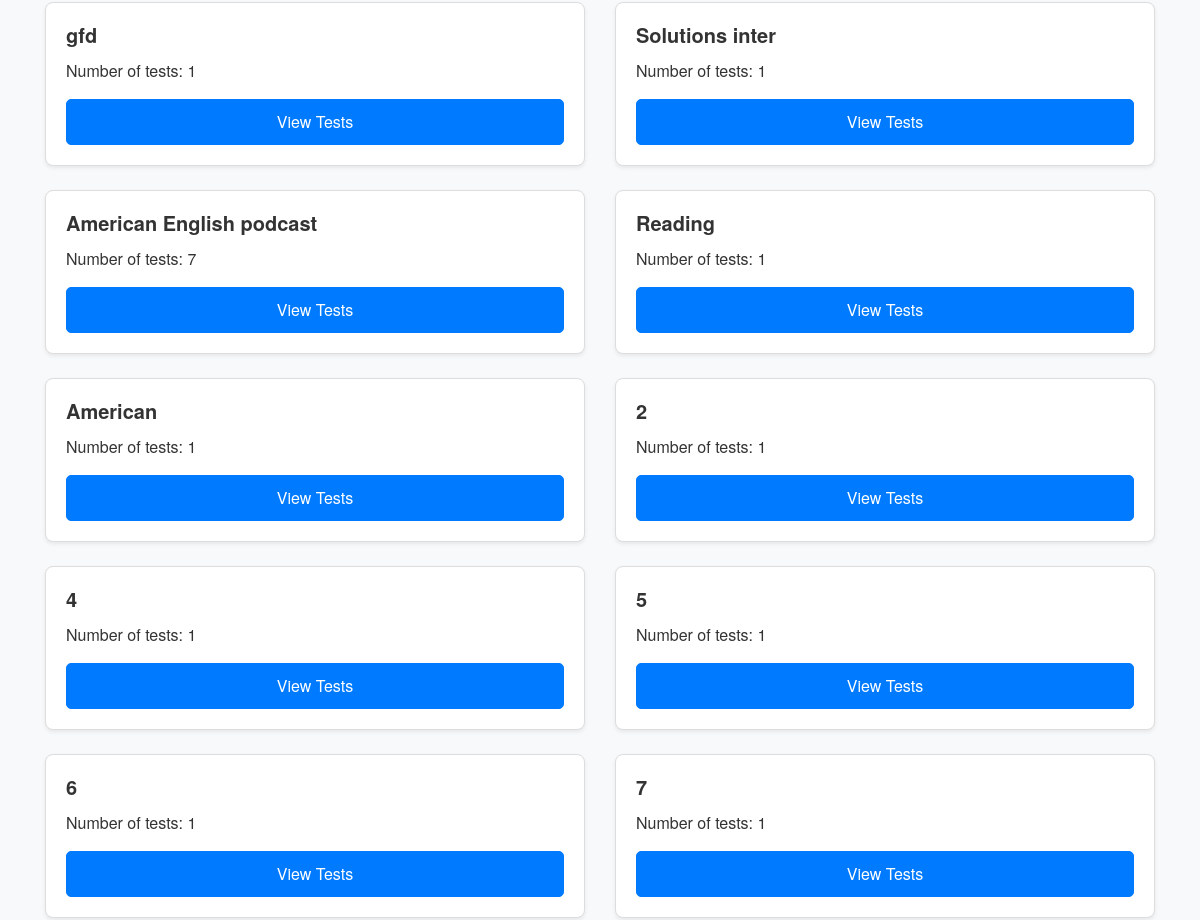
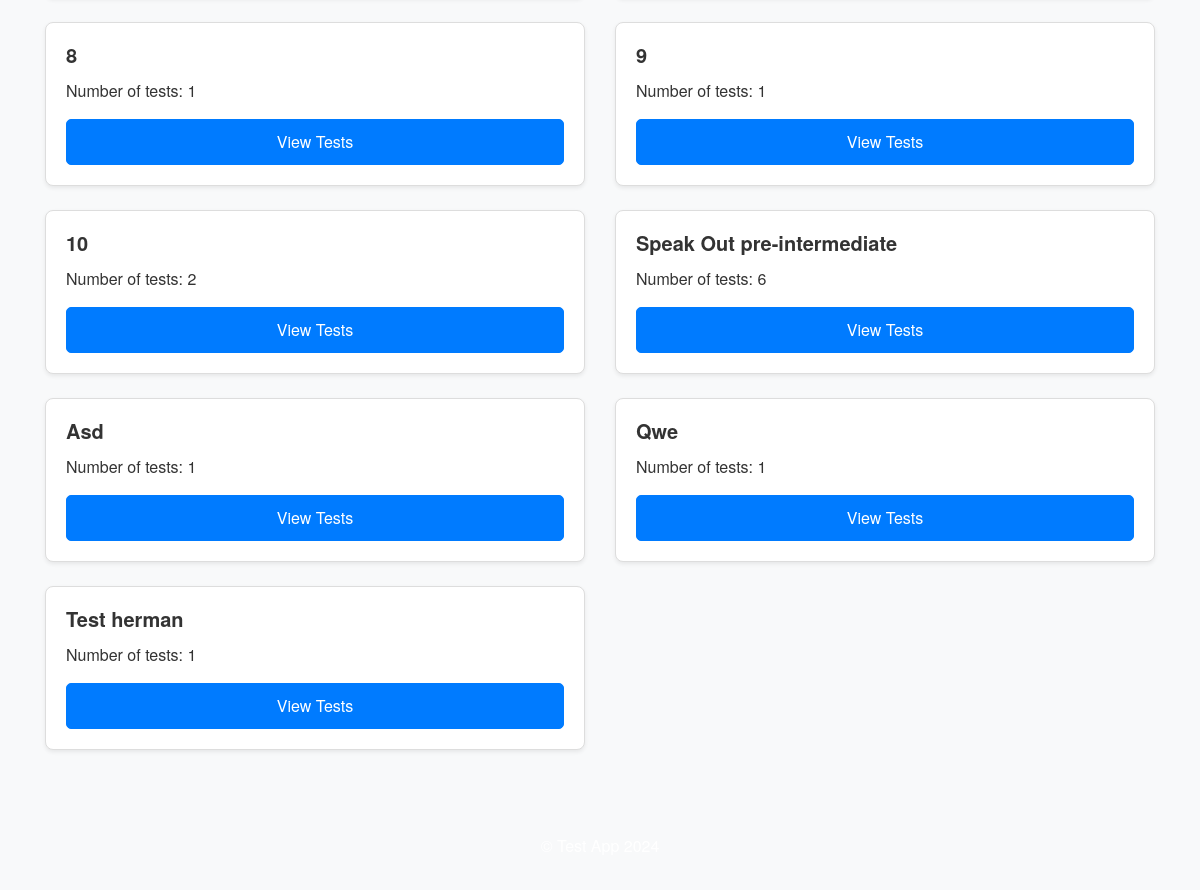
Before: / (lower part) with the older database file (2 pictures, top to bottom).
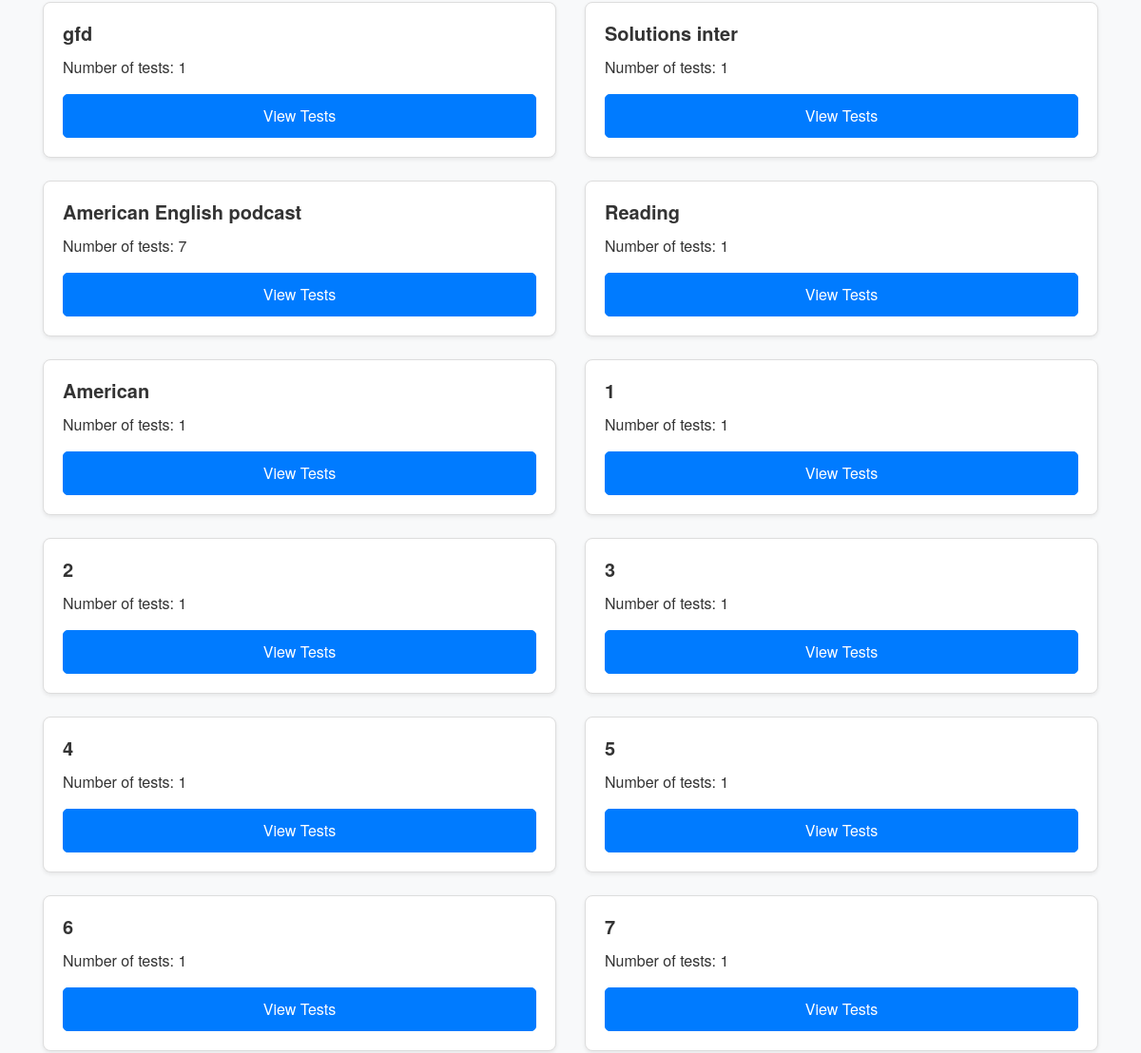
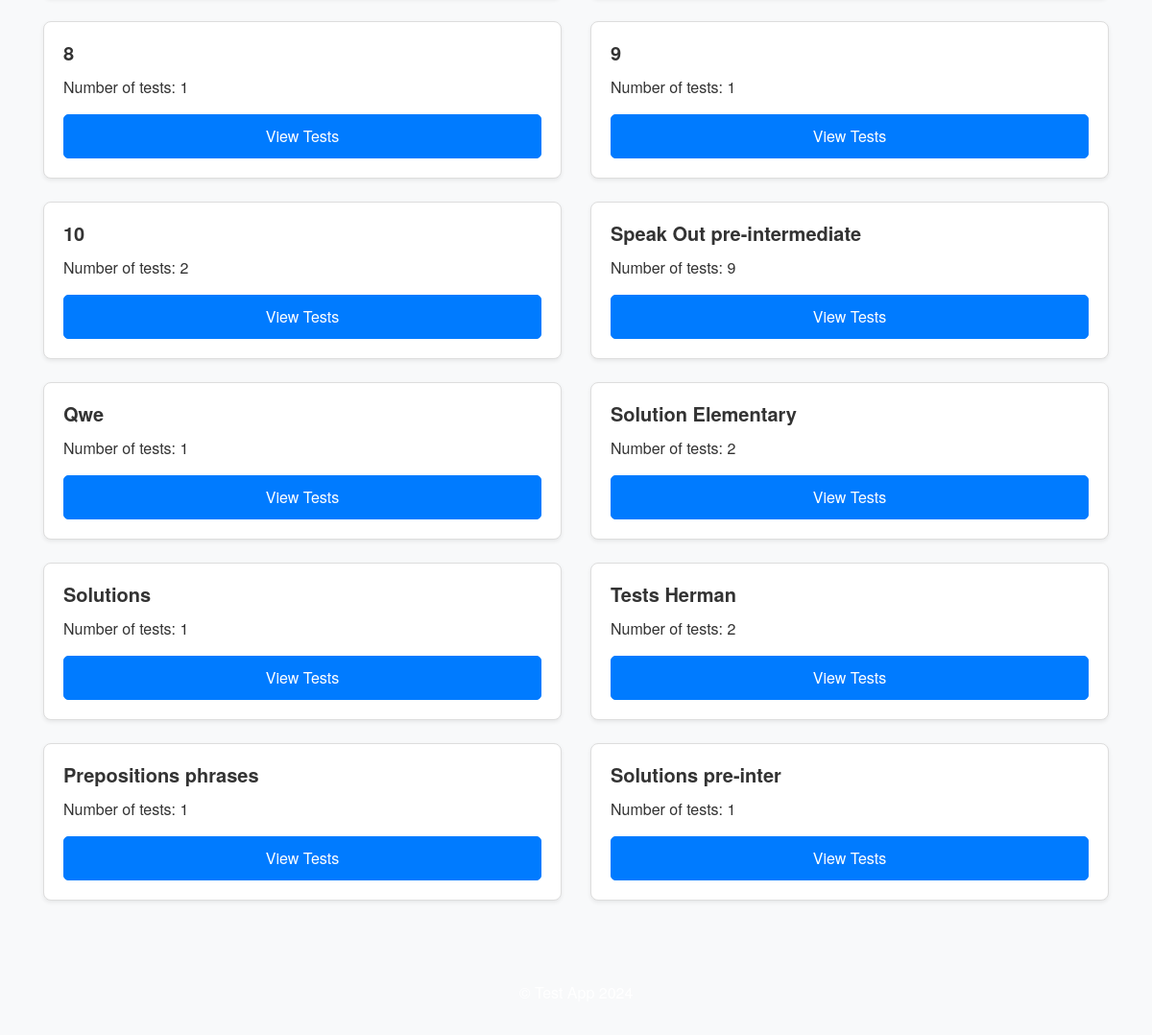
After: the same page with the newer database file (2 pictures, top to bottom).
### app/models.py (models this page shows)
class Book(db.Model):
    __tablename__ = 'book'  # Explicitly specify table name
    id = db.Column(db.Integer, primary_key=True)
    title = db.Column(db.String(150), nullable=False)
    tests = db.relationship(
        'Test',
        backref='book',
        lazy=True,
        cascade='all, delete-orphan'
    )

### app/routes/main.py (the view)
@main_bp.route('/')
def index():
    books = Book.query.all()
    return render_template('main/index.html', books=books)

### app/templates/main/index.html (shortened to what this page needs)
{% extends "layouts/base.html" %}
{% block content %}
  <div class="row">
    {% for book in books %}
      <div class="col-12 col-md-6 mb-4">
        <div class="card h-100 shadow-sm">
          <div class="card-body">
            <h5 class="card-title">{{ book.title }}</h5>
            <p class="card-text">Number of tests: {{ book.tests|length }}</p>
            <a href="{{ url_for('main.book_tests', book_id=book.id) }}" class="btn btn-primary btn-block">View Tests</a>
          </div>
        </div>
      </div>
    {% else %}
      <p class="text-center">No books available.</p>
    {% endfor %}
  </div>
{% endblock %}

### app/templates/layouts/base.html (shortened to what this page needs)
<!DOCTYPE html>
<html lang="en">
<head>
  <link rel="stylesheet" href="https://stackpath.bootstrapcdn.com/bootstrap/4.5.2/css/bootstrap.min.css">
  <link rel="stylesheet" href="{{ url_for('static', filename='styles.css') }}">
</head>
<body>
  <div class="container mt-4">
    {% block content %}{% endblock %}
  </div>
  <footer class="bg-light text-center py-3 mt-4">
    <p>© Test App 2024</p>
  </footer>
</body>
</html>

### app/static/styles.css (style rules this page uses)
body { font-family: 'Helvetica Neue', Arial, sans-serif; background-color: #f8f9fa; color: #333; }
.container { padding-top: 20px; padding-bottom: 20px; }
.card { border: 1px solid #ddd; border-radius: 8px; transition: transform 0.2s ease-in-out; }
.card-title { font-size: 1.25rem; font-weight: bold; }
.card-text { font-size: 1rem; }
.btn { font-size: 1rem; padding: 10px 15px; border-radius: 5px; }
.btn-primary { background-color: #007bff; border-color: #007bff; }
footer { background-color: #007bff; color: white; padding: 20px 0; text-align: center; }
@media (min-width: 769px) { .card { transition: transform 0.2s ease-in-out; } }

Changed rows visible on the page:
removed Book: title "Asd", tests|length "1"
added Book: title "1", tests|length "1"
added Book: title "3", tests|length "1"
computed for Book "Speak Out pre-intermediate": tests|length "6" → "9"
changed Book: title "Test herman" → "Solution Elementary"; tests|length "1" → "2"
added Book: title "Solutions", tests|length "1"
added Book: title "Tests Herman", tests|length "2"
added Book: title "Prepositions phrases", tests|length "1"
added Book: title "Solutions pre-inter", tests|length "1"
